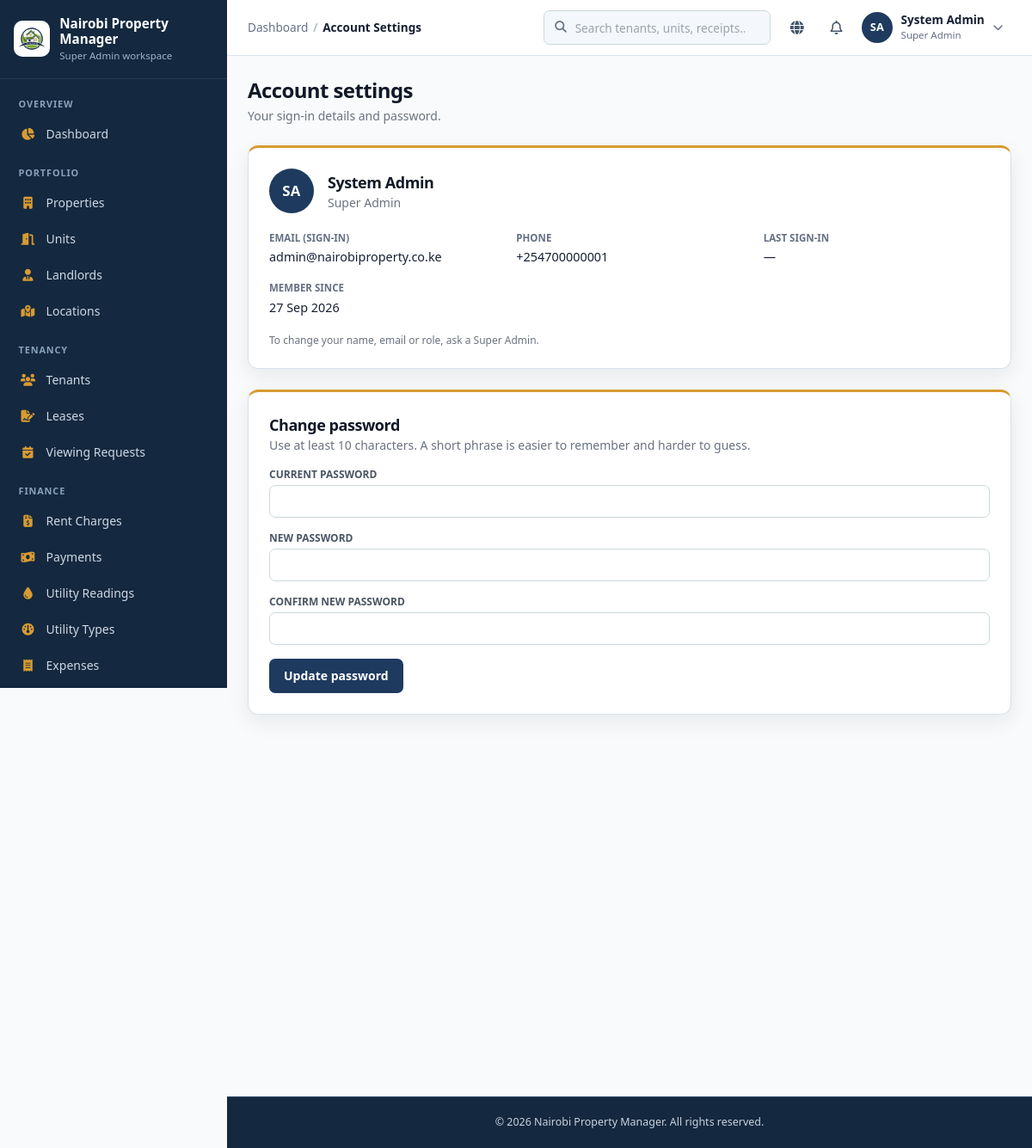
/account/settings.php (signed in), run on the app's committed database.
### tables this page shows
CREATE TABLE IF NOT EXISTS users (
    id INT AUTO_INCREMENT PRIMARY KEY,
    role_id INT NOT NULL,
    full_name VARCHAR(100) NOT NULL,
    email VARCHAR(150) NOT NULL UNIQUE,
    phone VARCHAR(20) NOT NULL,
    password_hash VARCHAR(255) NOT NULL,
    status ENUM('Active', 'Inactive', 'Suspended') DEFAULT 'Active',
    last_login TIMESTAMP NULL,
    created_at TIMESTAMP DEFAULT CURRENT_TIMESTAMP,
    updated_at TIMESTAMP DEFAULT CURRENT_TIMESTAMP ON UPDATE CURRENT_TIMESTAMP,
    FOREIGN KEY (role_id) REFERENCES roles(id) ON DELETE RESTRICT
);

CREATE TABLE IF NOT EXISTS roles (
    id INT AUTO_INCREMENT PRIMARY KEY,
    name VARCHAR(50) NOT NULL UNIQUE,
    description VARCHAR(255),
    created_at TIMESTAMP DEFAULT CURRENT_TIMESTAMP
);

### config/auth.php (called while the page is built, shortened)
<?php
function isLoggedIn() {
    return isset($_SESSION['user_id']) && !empty($_SESSION['user_id']);
}
function getCurrentUser() {
    return [
        'id' => $_SESSION['user_id'] ?? null,
        'role_id' => $_SESSION['role_id'] ?? null,
        'role_name' => $_SESSION['role_name'] ?? null,
        'full_name' => $_SESSION['full_name'] ?? '',
        'email' => $_SESSION['email'] ?? ''
    ];
}
function dashboardPathForRole($role_name) {
    if (in_array($role_name, ['Super Admin', 'Property Manager', 'Accountant'], true)) return 'admin/dashboard.php';
    return 'public/index.php?error=role_portal_unavailable';
}

### includes/functions.php (called while the page is built, shortened)
<?php
function e($string) {
    return htmlspecialchars($string ?? '', ENT_QUOTES, 'UTF-8');
}
function format_date($date) {
    $timestamp = strtotime((string)$date);
    return $timestamp ? date('d M Y', $timestamp) : (string)$date;
}

### config/modules.php (called while the page is built, shortened)
<?php
require_once __DIR__ . '/auth.php';
function app_modules(): array {
    static $modules = null;
    if ($modules !== null) return $modules;
    $managers = ['Super Admin', 'Property Manager'];
    $finance = ['Super Admin', 'Property Manager', 'Accountant'];
    $module = fn(string $group, string $label, string $icon, string $path, array $roles, string $portal = 'staff') => [
        'group' => $group, 'label' => $label, 'icon' => $icon, 'path' => $path, 'roles' => $roles, 'portal' => $portal,
    ];
}
function user_can_access_module(string $key): bool {
    $user = getCurrentUser();
    $modules = app_modules();
    return (int)$user['role_id'] === 1 || in_array($user['role_name'], $modules[$key]['roles'], true);
}
function portal_modules(string $portal): array {
    return array_filter(app_modules(), fn($module, $key) => $module['portal'] === $portal && user_can_access_module($key), ARRAY_FILTER_USE_BOTH);
}

### includes/shell.php (called while the page is built, shortened)
<?php
require_once __DIR__ . '/../config/modules.php';
require_once __DIR__ . '/functions.php';
function shell_notifications(int $userId): array {
    static $cache = [];
    if (!isset($cache[$userId])) {
        $db = db();
        $count = $db->prepare('SELECT COUNT(*) FROM notifications WHERE user_id = ? AND is_read = 0');
        $count->execute([$userId]);
        $latest = $db->prepare('SELECT id, title, message, is_read, created_at FROM notifications WHERE user_id = ? ORDER BY created_at DESC, id DESC LIMIT 6');
        $latest->execute([$userId]);
        $cache[$userId] = ['unread' => (int)$count->fetchColumn(), 'latest' => $latest->fetchAll()];
    }
    return $cache[$userId];
}
function current_module_key(): ?string {
    $script = str_replace('\\', '/', $_SERVER['SCRIPT_NAME'] ?? '');
    return null;
}
function shell_breadcrumbs(string $dashboardUrl, ?string $pageTitle): array {
    $script = str_replace('\\', '/', $_SERVER['SCRIPT_NAME'] ?? '');
    $crumbs = [['Dashboard', $dashboardUrl]];
    $key = current_module_key();
    $crumbs[] = [$pageTitle ?? 'Page', null];
    return $crumbs;
}
function user_initials(string $name): string {
    $words = preg_split('/\s+/', trim($name)) ?: [];
    $initials = '';
    foreach (array_slice($words, 0, 2) as $word) $initials .= mb_strtoupper(mb_substr($word, 0, 1));
    return $initials !== '' ? $initials : '?';
}

### account/settings.php (the view, shortened to what this page needs)
<?php
require_once __DIR__ . '/../config/auth.php';
require_once __DIR__ . '/../includes/functions.php';
require_once __DIR__ . '/../includes/shell.php';
$db = db();
$user = getCurrentUser();
$account = $db->prepare('SELECT u.full_name, u.email, u.phone, u.last_login, u.created_at, r.name AS role_name FROM users u JOIN roles r ON r.id = u.role_id WHERE u.id = ?');
$account->execute([$user['id']]);
$account = $account->fetch();
$page_title = 'Account Settings';
include __DIR__ . '/../includes/layout_top.php';
?>
<div>
    <h1 class="text-2xl font-bold text-gray-900">Account settings</h1>
    <p class="text-sm text-gray-500 mt-1">Your sign-in details and password.</p>
</div>
<div class="grid grid-cols-1 xl:grid-cols-2 gap-6 items-start max-w-5xl">
    <section class="bg-white p-6 rounded-xl border border-gray-100 shadow-sm" aria-labelledby="account-heading">
        <div class="flex items-center gap-4 mb-5">
            <span class="avatar avatar-lg" aria-hidden="true"><?php echo e(user_initials($account['full_name'])); ?></span>
            <div><h2 id="account-heading" class="font-bold text-gray-900 text-lg"><?php echo e($account['full_name']); ?></h2><p class="text-sm text-gray-500"><?php echo e($account['role_name']); ?></p></div>
        </div>
        <dl class="receipt-details my-0">
            <div><dt>Email (sign-in)</dt><dd><?php echo e($account['email']); ?></dd></div>
            <div><dt>Phone</dt><dd><?php echo e($account['phone']); ?></dd></div>
            <div><dt>Last sign-in</dt><dd><?php echo e($account['last_login'] ? date('d M Y, H:i', strtotime($account['last_login'])) : '—'); ?></dd></div>
            <div><dt>Member since</dt><dd><?php echo e(format_date($account['created_at'])); ?></dd></div>
        </dl>
        <p class="text-xs text-gray-500 mt-5"><?php echo $account['role_name'] === 'Tenant' ? 'Update your phone and emergency contact on <a class="text-primary font-semibold" href="' . BASE_URL . '/tenant/profile.php">My profile</a>.' : 'To change your name, email or role, ask a Super Admin.'; ?></p>
    </section>
    <section class="bg-white p-6 rounded-xl border border-gray-100 shadow-sm" aria-labelledby="password-heading">
        <h2 id="password-heading" class="font-bold text-gray-900 text-lg">Change password</h2>
        <p class="text-sm text-gray-500 mb-4">Use at least 10 characters. A short phrase is easier to remember and harder to guess.</p>
        <form method="post" class="space-y-4">
            <div><label for="current_password" class="block text-xs font-semibold text-gray-600 uppercase mb-1">Current password</label>
                <input id="current_password" type="password" name="current_password" required autocomplete="current-password" class="w-full px-3 py-2 border border-gray-300 rounded-lg text-sm"></div>
            <div><label for="new_password" class="block text-xs font-semibold text-gray-600 uppercase mb-1">New password</label>
                <input id="new_password" type="password" name="new_password" required minlength="10" autocomplete="new-password" class="w-full px-3 py-2 border border-gray-300 rounded-lg text-sm"></div>
            <div><label for="confirm_password" class="block text-xs font-semibold text-gray-600 uppercase mb-1">Confirm new password</label>
                <input id="confirm_password" type="password" name="confirm_password" required minlength="10" autocomplete="new-password" class="w-full px-3 py-2 border border-gray-300 rounded-lg text-sm"></div>
            <button type="submit" class="btn btn-primary">Update password</button>
        </form>
    </section>
</div>
<?php include __DIR__ . '/../includes/layout_bottom.php'; ?>

### includes/sidebar.php (shortened to what this page needs)
<?php
require_once __DIR__ . '/shell.php';
$currentUser = getCurrentUser();
$role = $currentUser['role_name'] ?? 'Guest';
$dashboardPath = dashboardPathForRole($role);
if (!function_exists('sidebarLink')) {
    function sidebarLink($path, $icon, $label, $badge = 0) {
        $url = BASE_URL . '/' . ltrim($path, '/');
        $target = '/' . ltrim(strtok($path, '?#'), '/');
        $script = str_replace('\\', '/', $_SERVER['SCRIPT_NAME'] ?? '');
        $active = $target !== '/' && substr($script, -strlen($target)) === $target && strpos($path, '#') === false;
        echo '<a href="' . e($url) . '" class="sidebar-link"' . ($active ? ' aria-current="page"' : '') . '>';
        echo '<i class="fa-solid ' . e($icon) . '" aria-hidden="true"></i><span>' . e($label) . '</span>';
        echo '</a>';
    }
    function sidebarHeading($label) {
        echo '<p class="sidebar-heading">' . e($label) . '</p>';
    }
    function sidebarModules(string $portal, array $badges = []) {
        $lastGroup = '';
        foreach (portal_modules($portal) as $key => $module) {
            if ($module['group'] !== $lastGroup) { sidebarHeading($module['group']); $lastGroup = $module['group']; }
        }
    }
}
$unreadNotices = $currentUser ? shell_notifications((int)$currentUser['id'])['unread'] : 0;
?>
<aside id="sidebar" class="app-sidebar" aria-label="Sidebar">
    <div class="sidebar-brand">
        <a href="<?php echo e(BASE_URL . '/' . $dashboardPath); ?>">
            <img src="<?php echo BASE_URL; ?>/assets/houselogo.avif" alt="">
            <span><strong><?php echo e(APP_NAME); ?></strong><small><?php echo e($role); ?> workspace</small></span>
        </a>
    </div>
    <nav class="sidebar-nav" aria-label="<?php echo e($role); ?> navigation">
        <?php if ($currentUser) { sidebarHeading('Overview'); sidebarLink($dashboardPath, 'fa-chart-pie', 'Dashboard'); } ?>
        <?php if (in_array($role, STAFF_ROLES, true)): ?>
            <?php sidebarModules('staff', shell_module_badges()); ?>
        <?php elseif ($role === 'Landlord'): ?>
            <?php sidebarModules('landlord'); ?>
        <?php elseif ($role === 'Caretaker'): ?>
            <?php sidebarHeading('Work'); sidebarLink('caretaker/dashboard.php#assigned-requests', 'fa-screwdriver-wrench', 'Assigned Requests'); ?>
        <?php endif; ?>
    </nav>
</aside>

### includes/navbar.php (shortened to what this page needs)
<?php
require_once __DIR__ . '/../config/auth.php';
require_once __DIR__ . '/functions.php';
$currentUser = getCurrentUser();
$isPublicPage = strpos($_SERVER['SCRIPT_NAME'] ?? '', '/public/') !== false || basename($_SERVER['SCRIPT_NAME'] ?? '') === 'index.php';
$role = $currentUser['role_name'] ?? '';
$dashboardUrl = $currentUser ? BASE_URL . '/' . dashboardPathForRole($role) : '';
?>
<?php if ($isPublicPage): ?>
<header class="public-header">
  <div class="site-container public-header-inner">
    <a class="brand" href="<?php echo BASE_URL; ?>/" aria-label="<?php echo e(APP_NAME); ?> home"><img class="brand-logo" src="<?php echo BASE_URL; ?>/assets/houselogo.avif" alt=""><span><?php echo e(APP_NAME); ?></span></a>
    <button type="button" class="mobile-menu-toggle" aria-controls="public-navigation" aria-expanded="false" aria-label="Open navigation"><span></span><span></span><span></span></button>
    <nav id="public-navigation" class="public-navigation" aria-label="Main navigation">
      <a href="<?php echo BASE_URL; ?>/" <?php echo basename($_SERVER['SCRIPT_NAME'] ?? '') === 'index.php' ? 'aria-current="page"' : ''; ?>>Home</a>
      <a href="<?php echo BASE_URL; ?>/public/properties.php">Properties</a>
      <a href="<?php echo BASE_URL; ?>/#services">Services</a>
      <a href="<?php echo BASE_URL; ?>/#about">About</a>
      <a href="<?php echo BASE_URL; ?>/public/contact.php">Contact</a>
      <span class="public-nav-actions">
        <?php if ($currentUser): ?>
          <?php if ($dashboardUrl !== ''): ?><a class="nav-login" href="<?php echo $dashboardUrl; ?>">My dashboard</a><?php endif; ?>
          <form method="post" action="<?php echo BASE_URL; ?>/api/logout.php"><?php echo csrf_field(); ?><button class="nav-cta" type="submit">Log out</button></form>
        <?php else: ?>
           <a class="nav-login" href="<?php echo BASE_URL; ?>/public/register.php">Register</a>
          <a class="nav-login" href="<?php echo BASE_URL; ?>/public/login.php">Log in</a>
          <a class="nav-cta" href="<?php echo BASE_URL; ?>/public/properties.php">Find a home</a>
        <?php endif; ?>
      </span>
    </nav>
  </div>
</header>
<?php else:
    require_once __DIR__ . '/shell.php';
    $isStaff = in_array($role, STAFF_ROLES, true);
    $crumbs = shell_breadcrumbs($dashboardUrl, $page_title ?? null);
    $bell = $currentUser ? shell_notifications((int)$currentUser['id']) : ['unread' => 0, 'latest' => []];
?>
<header class="app-topbar">
  <div class="app-topbar-inner">
    <nav class="topbar-breadcrumb hidden sm:block" aria-label="Breadcrumb"><ol>
      <?php foreach ($crumbs as $index => [$label, $url]): $isLast = $index === count($crumbs) - 1; ?>
        <li<?php echo $isLast ? ' aria-current="page"' : ''; ?>><?php if ($url && !$isLast): ?><a href="<?php echo e($url); ?>"><?php echo e($label); ?></a><?php else: ?><?php echo e($label); ?><?php endif; ?></li>
      <?php endforeach; ?>
    </ol></nav>
    <div class="topbar-actions">
      <?php if ($isStaff): ?>
        <form class="topbar-search hidden md:flex" action="<?php echo BASE_URL; ?>/admin/search.php" method="get" role="search">
          <input id="topbar-search-input" type="search" name="q" placeholder="Search tenants, units, receipts…" value="<?php echo e(is_string($_GET['q'] ?? null) && strpos($_SERVER['SCRIPT_NAME'] ?? '', '/admin/search.php') !== false ? $_GET['q'] : ''); ?>">
        </form>
      <?php endif; ?>
      <a class="topbar-icon hidden sm:inline-flex" href="<?php echo BASE_URL; ?>/" target="_blank" rel="noopener" title="View public website" aria-label="View public website (opens in a new tab)"><i class="fa-solid fa-globe" aria-hidden="true"></i></a>
      <details class="topbar-menu">
        <summary class="topbar-icon" aria-label="Notifications<?php echo $bell['unread'] ? ', ' . $bell['unread'] . ' unread' : ''; ?>">
          <i class="fa-regular fa-bell" aria-hidden="true"></i>
        </summary>
      </details>
      <details class="topbar-menu">
        <summary class="topbar-user" aria-label="Account menu for <?php echo e($currentUser['full_name'] ?? ''); ?>">
          <span class="avatar" aria-hidden="true"><?php echo e(user_initials($currentUser['full_name'] ?? '')); ?></span>
          <span class="topbar-user-text hidden md:block"><strong><?php echo e($currentUser['full_name'] ?? ''); ?></strong><small><?php echo e($role); ?></small></span>
          <i class="fa-solid fa-chevron-down text-xs text-gray-500 hidden md:inline" aria-hidden="true"></i>
        </summary>
      </details>
    </div>
  </div>
</header>
<?php endif; ?>

### data on the page
users: role.name "Super Admin", full_name "SA", full_name "System Admin", email "admin@nairobiproperty.co.ke", phone "+254700000001", last_login "—", created_at "27 Sep 2026"

### other printed values
APP_NAME "Nairobi Property Manager"
$label "OVERVIEW"
$label "Dashboard"
$label "PORTFOLIO"
$label "Properties"
$label "Units"
$label "Landlords"
$label "Locations"
$label "TENANCY"
$label "Tenants"
$label "Leases"
$label "Viewing Requests"
$label "FINANCE"
$label "Rent Charges"
$label "Payments"
